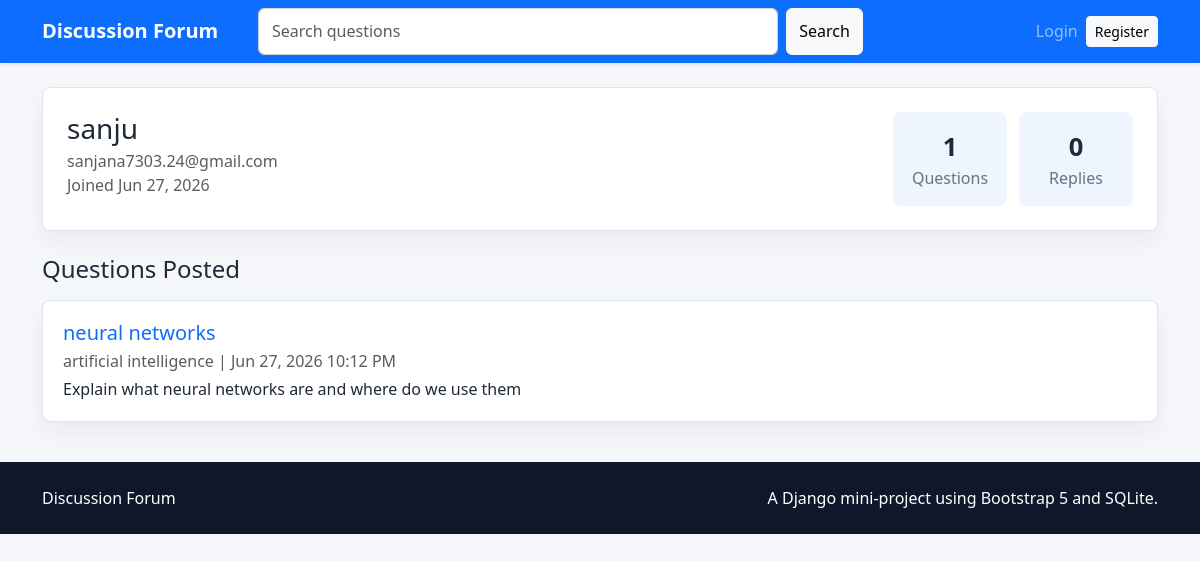
The page /profiles/sanju/ on the database its author committed.
### forum_app/models.py (models this page shows, shortened)
class Question(models.Model):
    topic = models.ForeignKey(Topic, on_delete=models.CASCADE, related_name="questions")
    title = models.CharField(max_length=200)
    description = models.TextField()
    author = models.ForeignKey(User, on_delete=models.CASCADE, related_name="questions")
    created_at = models.DateTimeField(auto_now_add=True)
    updated_at = models.DateTimeField(auto_now=True)
    class Meta:
        ordering = ["-created_at"]
    def get_absolute_url(self):
        return reverse("question_detail", kwargs={"pk": self.pk})

class Topic(models.Model):
    name = models.CharField(max_length=100, unique=True)
    description = models.TextField(blank=True)
    created_by = models.ForeignKey(User, on_delete=models.CASCADE, related_name="topics")
    created_at = models.DateTimeField(auto_now_add=True)
    class Meta:
        ordering = ["name"]

### forum_app/views.py (the view)
# urls.py: path("profiles/<str:username>/", views.profile, name="profile"),
def profile(request, username):
    profile_user = get_object_or_404(User, username=username)
    questions = profile_user.questions.select_related("topic")
    context = {
        "profile_user": profile_user,
        "questions": questions,
        "total_questions": questions.count(),
        "total_replies": profile_user.replies.count(),
    }
    return render(request, "forum_app/profile.html", context)

### templates/forum_app/profile.html (shortened to what this page needs)
{% extends 'base.html' %}
{% block content %}
<section class="panel mb-4">
    <div class="d-flex flex-column flex-md-row justify-content-between gap-3">
        <div>
            <h1 class="h3 mb-1">{{ profile_user.username }}</h1>
            <p class="text-muted mb-0">{{ profile_user.email|default:'No email provided' }}</p>
            <p class="text-muted mb-0">Joined {{ profile_user.date_joined|date:"M d, Y" }}</p>
        </div>
        <div class="stats-grid">
            <div><strong>{{ total_questions }}</strong><span>Questions</span></div>
            <div><strong>{{ total_replies }}</strong><span>Replies</span></div>
        </div>
    </div>
</section>
<h2 class="h4 mb-3">Questions Posted</h2>
{% for question in questions %}
    <article class="list-card">
        <h3 class="h5 mb-1"><a href="{{ question.get_absolute_url }}">{{ question.title }}</a></h3>
        <p class="text-muted mb-1">{{ question.topic.name }} | {{ question.created_at|date:"M d, Y h:i A" }}</p>
        <p class="mb-0">{{ question.description|truncatewords:24 }}</p>
    </article>
{% empty %}
    <p class="text-muted">This user has not posted questions yet.</p>
{% endfor %}
{% endblock %}

### static/css/style.css (style rules this page uses)
:root { --page-bg: #f5f7fb; --text-strong: #1f2937; --muted: #6b7280; --border: #dbe3ef; }
html, body { min-height: 100%; }
body { background: var(--page-bg); color: var(--text-strong); }
a { text-decoration: none; }
.card, .panel, .list-card, .reply-card, .auth-card, .form-shell, .empty-state { background: #ffffff; border: 1px solid var(--border); border-radius: 8px; box-shadow: 0 10px 24px rgba(31, 41, 55, 0.06); }
.panel, .auth-card, .form-shell, .empty-state { padding: 1.5rem; }
.list-card, .reply-card { padding: 1.25rem; margin-bottom: 1rem; }
.stats-grid { display: grid; grid-template-columns: repeat(2, minmax(110px, 1fr)); gap: 0.75rem; min-width: 240px; }
.stats-grid div { padding: 1rem; background: #eef5ff; border-radius: 8px; text-align: center; }
.stats-grid strong { display: block; font-size: 1.6rem; }
.stats-grid span { color: var(--muted); }

### rows shown on the page
Question: title "neural networks", topic.name "artificial intelligence", created_at "Jun 27, 2026 10:12 PM", description "Explain what neural networks are and where do we use them"

### other values the page prints
{{ profile_user.username }} "sanju"
{{ profile_user.email|default:'No email provided' }} "sanjana7303.24@gmail.com"
{{ profile_user.date_joined|date:"M d, Y" }} "Jun 27, 2026"
{{ total_questions }} "1"
{{ total_replies }} "0"
